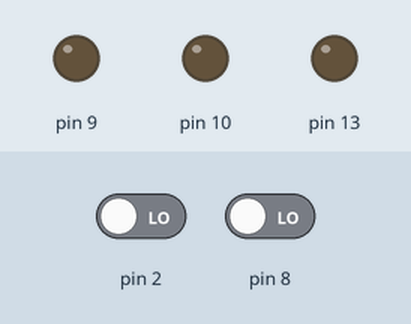
The sketch below on a simulated Arduino Uno, built with avr-gcc and run on an emulated ATmega328P. On the bench: output pins drawn as LEDs (lit = HIGH). The test bench sets the inputs (shaded band); at power-on: pin 2 LOW, pin 8 LOW.

Above: at 1.2 s.
1.3 s: pin 2 driven HIGH
At 2.6 s:
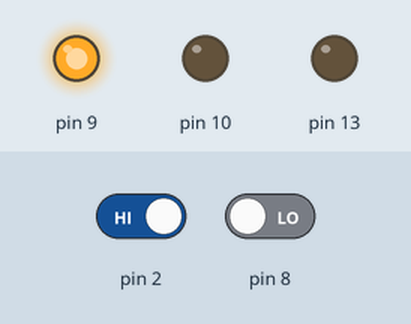
Timing chart, 0 to 4.3 s (numbered marks = the images above; inputs shaded):
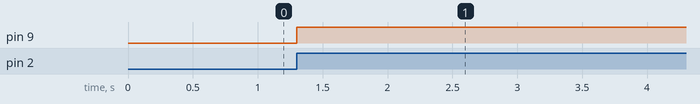

Measured:
- after the input at 1.3 s, pin 9: LOW → HIGH at once

The sketch:

LECTURAXCRUCEPORCERO.ino
```cpp
#include <PWMUNO.h>S

int period = 8033;
unsigned int dim;
const int pinLM35 = A0;
float tempC = 0;
int zeroCrossCounter = 0;


void deteccion_Cruce_cero() {
  digitalWrite(13, HIGH);
  PWM1.restart();
  PWM1.dutyCycleA(dim);
  digitalWrite(13, LOW);

  zeroCrossCounter++;
  if (zeroCrossCounter >= 60) {
    leerTemp();
    displayInfo();
    zeroCrossCounter = 0;
  }
}


void displayInfo() {
  Serial.print(tempC);
  Serial.print(" grados Celsius");
}


float leerTemp() {
  const float mvC = 10.0;
  const float mvU = 1.07;
  float sensorTemp = analogRead(pinLM35);
  tempC = mvU * sensorTemp;
  tempC /= mvC;
  return tempC;
}

void setup() {
  Serial.begin(9600);
  pinMode(9, OUTPUT);
  pinMode(10, OUTPUT);
  pinMode(13, OUTPUT);
  attachInterrupt(0, deteccion_Cruce_cero, RISING);
  PWM1.setPeriod(period);
  dim = 0;
  analogReference(INTERNAL);
}

void loop() {

}
```
